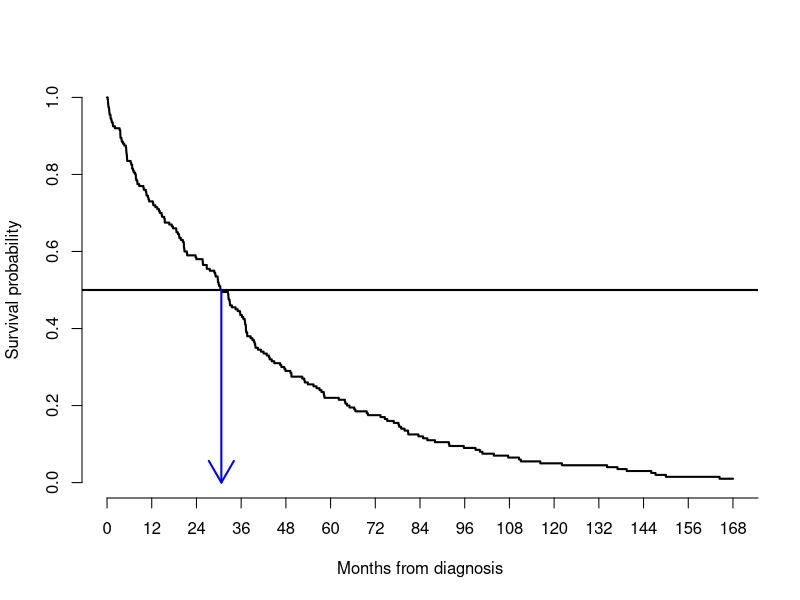
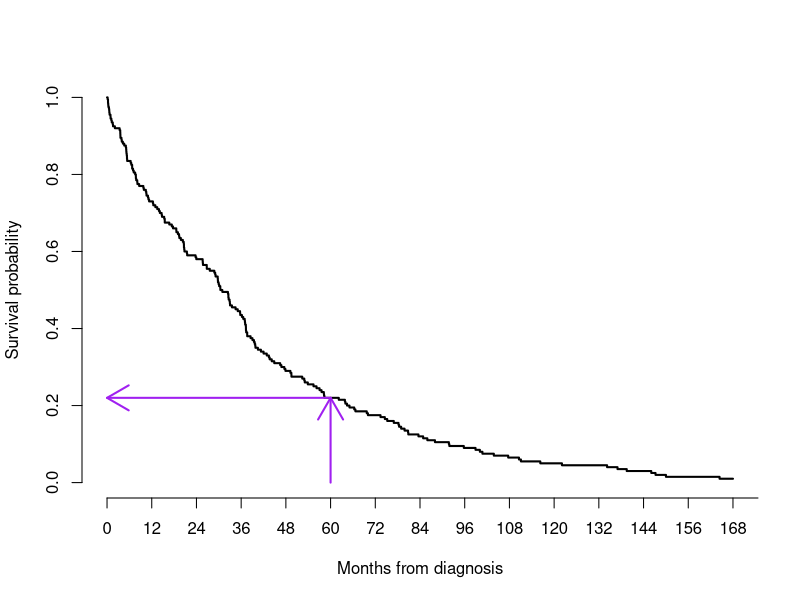

R code for these plots, in order:
set.seed(1234)
x = rexp(200, .3/12)
library(survival)
sx = Surv(x, rep(1,200))
meddat = median(sx)
plot(survfit(sx~1), lwd=2, ylab="Survival probability", xlab="Months from diagnosis",
   axes=FALSE, xlim=c(0,168), conf.int=FALSE)
axis(2)
axis(1, at = seq(0,max(x),12L))
abline(h=.5, lwd=2)
arrows(meddat$quantile, .5, meddat$quantile, 0, lwd=2, col="blue")


plot(survfit(sx~1), lwd=2, ylab="Survival probability", xlab="Months from diagnosis",
   axes=FALSE, xlim=c(0,168), conf.int=FALSE)
axis(2)
axis(1, at = seq(0,max(x),12L))
arrows(60, .22, 0, .22, lwd=2, col="purple")
arrows(60, .0, 60, .22, lwd=2, col="purple")
